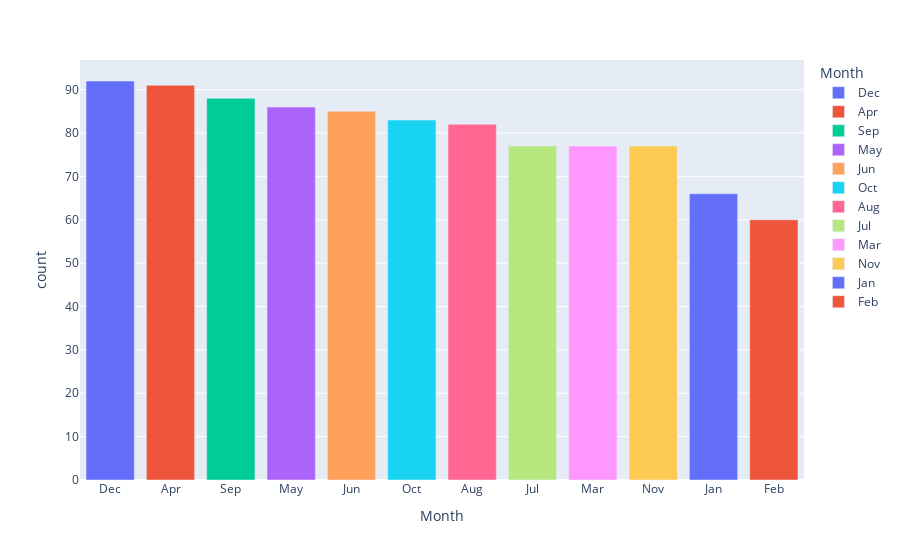

This figure's notebook cell:
### Markdown cell above
# Launches per Month: Which months are most popular and least popular for launches?

Some months have better weather than others. Which time of year seems to be best for space missions?

### Code cell
df['Month'] = df['Date'].apply(lambda x: x.split(',')[0].split()[1])
px.bar(df['Month'].value_counts().reset_index(), x = 'Month', y = 'count', color = 'Month')

### Figure 1 — Plotly figure (JSON) as saved in the notebook; plotly's stock layout.template omitted (floating-point values rounded to 4 significant figures)
{"data": [{"alignmentgroup": "True", "hovertemplate": "Month=%{x}<br>count=%{y}<extra></extra>", "legendgroup": "Dec", "marker": {"color": "#636efa", "pattern": {"shape": ""}}, "name": "Dec", "offsetgroup": "Dec", "orientation": "v", "showlegend": true, "textposition": "auto", "type": "bar", "x": ["Dec"], "xaxis": "x", "y": [92], "yaxis": "y"}, {"alignmentgroup": "True", "hovertemplate": "Month=%{x}<br>count=%{y}<extra></extra>", "legendgroup": "Apr", "marker": {"color": "#EF553B", "pattern": {"shape": ""}}, "name": "Apr", "offsetgroup": "Apr", "orientation": "v", "showlegend": true, "textposition": "auto", "type": "bar", "x": ["Apr"], "xaxis": "x", "y": [91], "yaxis": "y"}, {"alignmentgroup": "True", "hovertemplate": "Month=%{x}<br>count=%{y}<extra></extra>", "legendgroup": "Sep", "marker": {"color": "#00cc96", "pattern": {"shape": ""}}, "name": "Sep", "offsetgroup": "Sep", "orientation": "v", "showlegend": true, "textposition": "auto", "type": "bar", "x": ["Sep"], "xaxis": "x", "y": [88], "yaxis": "y"}, {"alignmentgroup": "True", "hovertemplate": "Month=%{x}<br>count=%{y}<extra></extra>", "legendgroup": "May", "marker": {"color": "#ab63fa", "pattern": {"shape": ""}}, "name": "May", "offsetgroup": "May", "orientation": "v", "showlegend": true, "textposition": "auto", "type": "bar", "x": ["May"], "xaxis": "x", "y": [86], "yaxis": "y"}, {"alignmentgroup": "True", "hovertemplate": "Month=%{x}<br>count=%{y}<extra></extra>", "legendgroup": "Jun", "marker": {"color": "#FFA15A", "pattern": {"shape": ""}}, "name": "Jun", "offsetgroup": "Jun", "orientation": "v", "showlegend": true, "textposition": "auto", "type": "bar", "x": ["Jun"], "xaxis": "x", "y": [85], "yaxis": "y"}, {"alignmentgroup": "True", "hovertemplate": "Month=%{x}<br>count=%{y}<extra></extra>", "legendgroup": "Oct", "marker": {"color": "#19d3f3", "pattern": {"shape": ""}}, "name": "Oct", "offsetgroup": "Oct", "orientation": "v", "showlegend": true, "textposition": "auto", "type": "bar", "x": ["Oct"], "xaxis": "x", "y": [83], "yaxis": "y"}, {"alignmentgroup": "True", "hovertemplate": "Month=%{x}<br>count=%{y}<extra></extra>", "legendgroup": "Aug", "marker": {"color": "#FF6692", "pattern": {"shape": ""}}, "name": "Aug", "offsetgroup": "Aug", "orientation": "v", "showlegend": true, "textposition": "auto", "type": "bar", "x": ["Aug"], "xaxis": "x", "y": [82], "yaxis": "y"}, {"alignmentgroup": "True", "hovertemplate": "Month=%{x}<br>count=%{y}<extra></extra>", "legendgroup": "Jul", "marker": {"color": "#B6E880", "pattern": {"shape": ""}}, "name": "Jul", "offsetgroup": "Jul", "orientation": "v", "showlegend": true, "textposition": "auto", "type": "bar", "x": ["Jul"], "xaxis": "x", "y": [77], "yaxis": "y"}, {"alignmentgroup": "True", "hovertemplate": "Month=%{x}<br>count=%{y}<extra></extra>", "legendgroup": "Mar", "marker": {"color": "#FF97FF", "pattern": {"shape": ""}}, "name": "Mar", "offsetgroup": "Mar", "orientation": "v", "showlegend": true, "textposition": "auto", "type": "bar", "x": ["Mar"], "xaxis": "x", "y": [77], "yaxis": "y"}, {"alignmentgroup": "True", "hovertemplate": "Month=%{x}<br>count=%{y}<extra></extra>", "legendgroup": "Nov", "marker": {"color": "#FECB52", "pattern": {"shape": ""}}, "name": "Nov", "offsetgroup": "Nov", "orientation": "v", "showlegend": true, "textposition": "auto", "type": "bar", "x": ["Nov"], "xaxis": "x", "y": [77], "yaxis": "y"}, {"alignmentgroup": "True", "hovertemplate": "Month=%{x}<br>count=%{y}<extra></extra>", "legendgroup": "Jan", "marker": {"color": "#636efa", "pattern": {"shape": ""}}, "name": "Jan", "offsetgroup": "Jan", "orientation": "v", "showlegend": true, "textposition": "auto", "type": "bar", "x": ["Jan"], "xaxis": "x", "y": [66], "yaxis": "y"}, {"alignmentgroup": "True", "hovertemplate": "Month=%{x}<br>count=%{y}<extra></extra>", "legendgroup": "Feb", "marker": {"color": "#EF553B", "pattern": {"shape": ""}}, "name": "Feb", "offsetgroup": "Feb", "orientation": "v", "showlegend": true, "textposition": "auto", "type": "bar", "x": ["Feb"], "xaxis": "x", "y": [60], "yaxis": "y"}], "layout": {"barmode": "relative", "legend": {"title": {"text": "Month"}, "tracegroupgap": 0}, "margin": {"t": 60}, "xaxis": {"anchor": "y", "categoryarray": ["Dec", "Apr", "Sep", "May", "Jun", "Oct", "Aug", "Jul", "Mar", "Nov", "Jan", "Feb"], "categoryorder": "array", "domain": [0, 1], "title": {"text": "Month"}}, "yaxis": {"anchor": "x", "domain": [0, 1], "title": {"text": "count"}}}}
